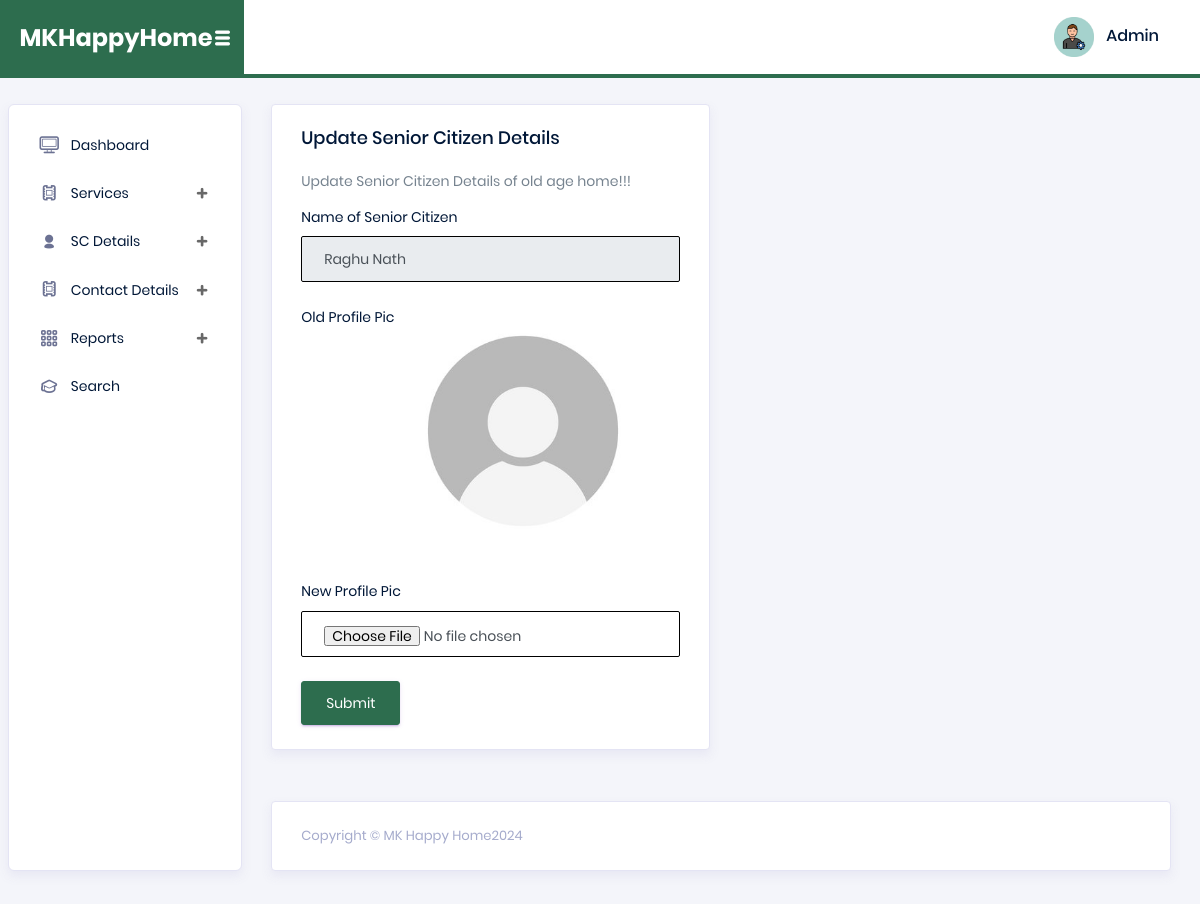
The page /admin/change-image.php?id=1 (signed in) on the database its author committed.
### tables this page shows
CREATE TABLE `tblseniorcitizen` (
  `ID` int(5) NOT NULL,
  `RegistrationNumber` int(10) DEFAULT NULL,
  `Name` varchar(250) DEFAULT NULL,
  `DateofBirth` date DEFAULT NULL,
  `ContactNumber` bigint(10) DEFAULT NULL,
  `CommunicationAddress` mediumtext DEFAULT NULL,
  `ProfilePic` varchar(250) DEFAULT NULL,
  `EmergencyAddress` mediumtext DEFAULT NULL,
  `EmergencyContactnumber` bigint(10) DEFAULT NULL,
  `AddedBy` varchar(100) DEFAULT NULL,
  `RegitrationDate` timestamp NULL DEFAULT current_timestamp()
);

### admin/change-image.php (the view, shortened to what this page needs)
<?php session_start();
include_once('includes/config.php');
if (strlen($_SESSION['aid']==0)) {
  header('location:logout.php');
  } else{
?>
<!DOCTYPE html>
<html lang="en">
<head>
  <link rel="stylesheet" href="vendors/typicons/typicons.css">
  <link rel="stylesheet" href="vendors/css/vendor.bundle.base.css">
  <link rel="stylesheet" href="vendors/select2/select2.min.css">
  <link rel="stylesheet" href="vendors/select2-bootstrap-theme/select2-bootstrap.min.css">
  <link rel="stylesheet" href="css/vertical-layout-light/style.css">
</head>
<body>
  <div class="container-scroller">
    <nav class="navbar col-lg-12 col-12 p-0 fixed-top d-flex flex-row">
      <div class="navbar-brand-wrapper d-flex justify-content-center">
        <div class="navbar-brand-inner-wrapper d-flex justify-content-between align-items-center w-100">
          <a class="navbar-brand brand-logo" href="index.html"><img src="images/logo.svg" alt="logo"/></a>
          <button class="navbar-toggler navbar-toggler align-self-center" type="button" data-toggle="minimize">
          </button>
        </div>
      </div>
      <?php include_once('includes/header.php');?>
    </nav>
    <div class="container-fluid page-body-wrapper">
    <?php include_once('includes/sidebar.php');?>
      <div class="main-panel">
        <div class="content-wrapper">
          <div class="row">
            <div class="col-md-6 grid-margin stretch-card">
              <div class="card">
                <div class="card-body">
                  <h4 class="card-title">Update Senior Citizen Details</h4>
                  <p class="card-description">
                    Update Senior Citizen Details of old age home!!!
                  </p>
                  <form class="forms-sample" method="post" enctype="multipart/form-data">
                    <?php
                    $id=intval($_GET['id']);
                         $query=mysqli_query($con,"select * from tblseniorcitizen where tblseniorcitizen.ID='$id'");
while($row=mysqli_fetch_array($query))
{
?>
                    <div class="form-group">
                       <label for="exampleInputUsername1">Name of Senior Citizen</label>
                      <input id="namesc" name="namesc" type="text" class="form-control" readonly="true" value="<?php echo htmlentities($row['Name']);?>">
                    </div>
                    <div class="form-group">
                      <label for="exampleInputEmail1">Old Profile Pic</label>
                      <img src="images/<?php echo htmlentities($row['ProfilePic']);?>" width="250">
                    </div>
                    <div class="form-group">
                      <label for="exampleInputEmail1">New Profile Pic</label>
                     <input id="propic" name="propic" type="file" class="form-control" required="true" value="">
                    </div>
                    <?php } ?>
                    <button type="submit" class="btn btn-primary mr-2" name="submit">Submit</button>
                  </form>
                </div>
              </div>
            </div>
          </div>
        </div>
       <?php include_once('includes/footer.php');?>
      </div>
    </div>
  </div>
</body>
</html>
<?php } ?>

### admin/includes/header.php (shortened to what this page needs)
<nav class="navbar col-lg-12 col-12 p-0 fixed-top d-flex flex-row">
      <div class="navbar-brand-wrapper d-flex justify-content-center">
        <div class="navbar-brand-inner-wrapper d-flex justify-content-between align-items-center w-100">
          <a class="navbar-brand brand-logo" href="dashboard.php"><strong style="color: white;">MKHappyHome</strong></a>
          <button class="navbar-toggler navbar-toggler align-self-center" type="button" data-toggle="minimize">
            <span class="typcn typcn-th-menu"></span>
          </button>
        </div>
      </div>
      <div class="navbar-menu-wrapper d-flex align-items-center justify-content-end">
        <ul class="navbar-nav mr-lg-2">
          <li class="nav-item nav-profile dropdown">
            <a class="nav-link" href="#" data-toggle="dropdown" id="profileDropdown">
              <img src="images/faces/face5.jpg" alt="profile"/>
              <?php
$adid=$_SESSION['aid'];
$ret=mysqli_query($con,"select AdminName from tbladmin where ID='$adid'");
$row=mysqli_fetch_array($ret);
$name=$row['AdminName'];
?>
              <span class="nav-profile-name"><?php echo $name; ?></span>
            </a>
          </li>
        </ul>
      </div>
    </nav>

### rows shown on the page
tblseniorcitizen: namesc "Raghu Nath", ProfilePic (picture)

### other values the page prints
$name "Admin"
